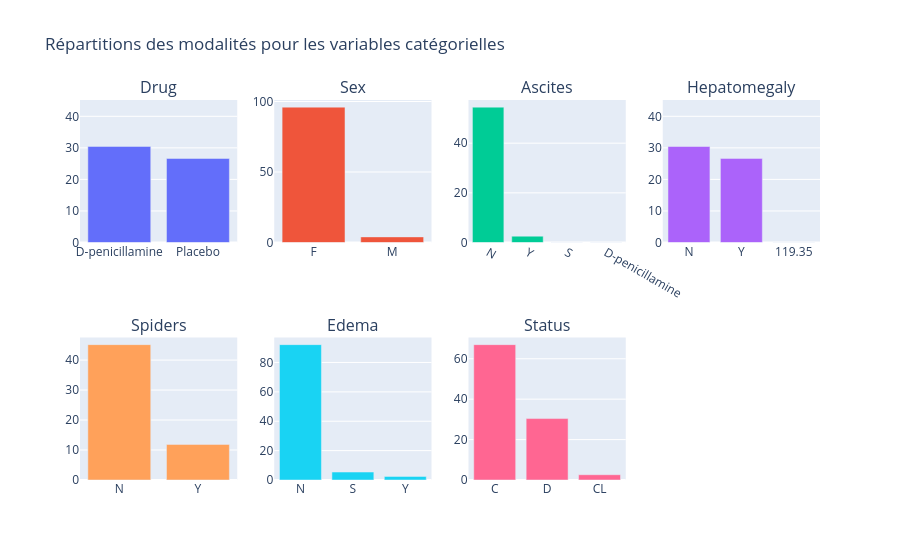

Write notebook code for a chart like this one.
### Code cell
# Histogramme
i,j = 1,1
fig = make_subplots(rows=2, cols=4, subplot_titles=[x for x in cat_train.columns.tolist()])

for col in cat_train.columns:
    proportions = cat_train[col].value_counts(normalize=True, dropna=False) * 100
    fig.add_trace(
        go.Bar(x=proportions.index,
               y=proportions.values,
               textposition='inside'),
        row=i, col=j)
    j+=1
    if j%5==0:
        i+=1
        j=1

fig.update_layout(title_text="Répartitions des modalités pour les variables catégorielles",showlegend=False)

### Figure 1 — Plotly figure (JSON) as saved in the notebook; plotly's stock layout.template omitted (floating-point values rounded to 4 significant figures)
{"data": [{"textposition": "inside", "type": "bar", "x": [null, "D-penicillamine", "Placebo"], "xaxis": "x", "y": [42.91, 30.45, 26.64], "yaxis": "y"}, {"textposition": "inside", "type": "bar", "x": ["F", "M"], "xaxis": "x2", "y": [96.02, 3.98], "yaxis": "y2"}, {"textposition": "inside", "type": "bar", "x": ["N", null, "Y", "S", "D-penicillamine"], "xaxis": "x3", "y": [54.52, 42.91, 2.553, 0.006667, 0.006667], "yaxis": "y3"}, {"textposition": "inside", "type": "bar", "x": [null, "N", "Y", "119.35"], "xaxis": "x4", "y": [42.91, 30.43, 26.66, 0.006667], "yaxis": "y4"}, {"textposition": "inside", "type": "bar", "x": ["N", null, "Y"], "xaxis": "x5", "y": [45.15, 42.97, 11.88], "yaxis": "y5"}, {"textposition": "inside", "type": "bar", "x": ["N", "S", "Y"], "xaxis": "x6", "y": [92.15, 5.407, 2.44], "yaxis": "y6"}, {"textposition": "inside", "type": "bar", "x": ["C", "D", "CL"], "xaxis": "x7", "y": [66.99, 30.4, 2.607], "yaxis": "y7"}], "layout": {"annotations": [{"font": {"size": 16}, "showarrow": false, "text": "Drug", "x": 0.1062, "xanchor": "center", "xref": "paper", "y": 1, "yanchor": "bottom", "yref": "paper"}, {"font": {"size": 16}, "showarrow": false, "text": "Sex", "x": 0.3688, "xanchor": "center", "xref": "paper", "y": 1, "yanchor": "bottom", "yref": "paper"}, {"font": {"size": 16}, "showarrow": false, "text": "Ascites", "x": 0.6313, "xanchor": "center", "xref": "paper", "y": 1, "yanchor": "bottom", "yref": "paper"}, {"font": {"size": 16}, "showarrow": false, "text": "Hepatomegaly", "x": 0.8938, "xanchor": "center", "xref": "paper", "y": 1, "yanchor": "bottom", "yref": "paper"}, {"font": {"size": 16}, "showarrow": false, "text": "Spiders", "x": 0.1062, "xanchor": "center", "xref": "paper", "y": 0.375, "yanchor": "bottom", "yref": "paper"}, {"font": {"size": 16}, "showarrow": false, "text": "Edema", "x": 0.3688, "xanchor": "center", "xref": "paper", "y": 0.375, "yanchor": "bottom", "yref": "paper"}, {"font": {"size": 16}, "showarrow": false, "text": "Status", "x": 0.6313, "xanchor": "center", "xref": "paper", "y": 0.375, "yanchor": "bottom", "yref": "paper"}], "showlegend": false, "title": {"text": "Répartitions des modalités pour les variables catégorielles"}, "xaxis": {"anchor": "y", "domain": [0, 0.2125]}, "xaxis2": {"anchor": "y2", "domain": [0.2625, 0.475]}, "xaxis3": {"anchor": "y3", "domain": [0.525, 0.7375]}, "xaxis4": {"anchor": "y4", "domain": [0.7875, 1]}, "xaxis5": {"anchor": "y5", "domain": [0, 0.2125]}, "xaxis6": {"anchor": "y6", "domain": [0.2625, 0.475]}, "xaxis7": {"anchor": "y7", "domain": [0.525, 0.7375]}, "xaxis8": {"anchor": "y8", "domain": [0.7875, 1]}, "yaxis": {"anchor": "x", "domain": [0.625, 1]}, "yaxis2": {"anchor": "x2", "domain": [0.625, 1]}, "yaxis3": {"anchor": "x3", "domain": [0.625, 1]}, "yaxis4": {"anchor": "x4", "domain": [0.625, 1]}, "yaxis5": {"anchor": "x5", "domain": [0, 0.375]}, "yaxis6": {"anchor": "x6", "domain": [0, 0.375]}, "yaxis7": {"anchor": "x7", "domain": [0, 0.375]}, "yaxis8": {"anchor": "x8", "domain": [0, 0.375]}}}
